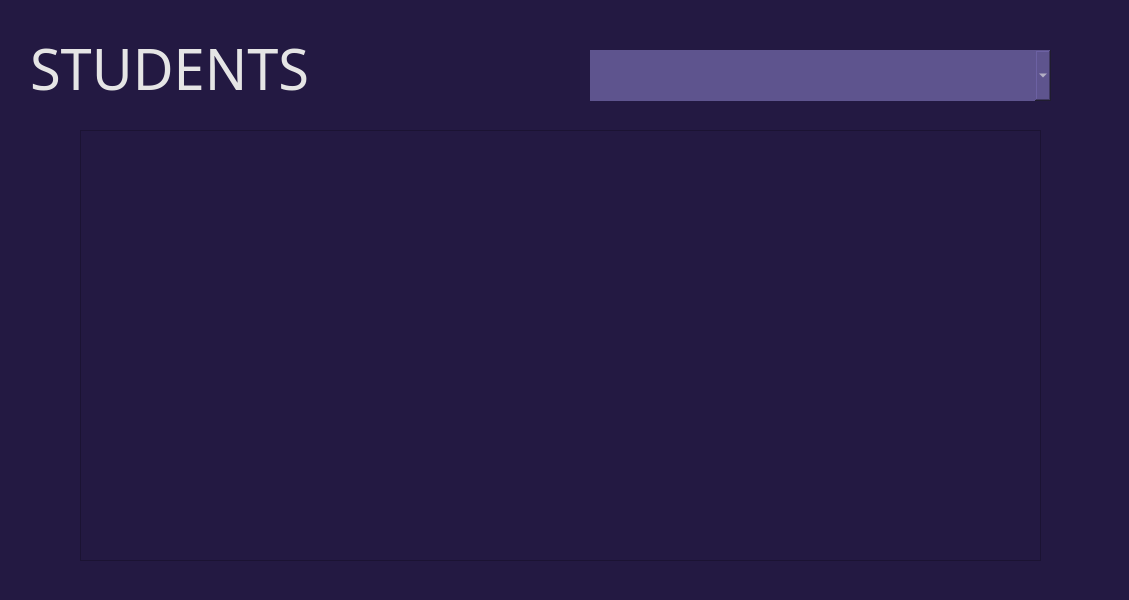
<?xml version="1.0" encoding="UTF-8"?>
<ui version="4.0">
 <class>Form</class>
 <widget class="QWidget" name="Form">
  <property name="geometry">
   <rect>
    <x>0</x>
    <y>0</y>
    <width>1129</width>
    <height>600</height>
   </rect>
  </property>
  <property name="windowTitle">
   <string>Form</string>
  </property>
  <property name="styleSheet">
   <string notr="true">background-color: rgb(35, 25, 66);</string>
  </property>
  <widget class="QLabel" name="label_2">
   <property name="geometry">
    <rect>
     <x>30</x>
     <y>30</y>
     <width>411</width>
     <height>77</height>
    </rect>
   </property>
   <property name="font">
    <font>
     <family>Montserrat ExtraBold</family>
     <pointsize>42</pointsize>
    </font>
   </property>
   <property name="styleSheet">
    <string notr="true">background:None;
color: rgb(229, 229, 229);
image:None;
</string>
   </property>
   <property name="text">
    <string>STUDENTS</string>
   </property>
   <property name="alignment">
    <set>Qt::AlignJustify|Qt::AlignVCenter</set>
   </property>
  </widget>
  <widget class="QScrollArea" name="scrollArea">
   <property name="geometry">
    <rect>
     <x>80</x>
     <y>130</y>
     <width>961</width>
     <height>431</height>
    </rect>
   </property>
   <property name="widgetResizable">
    <bool>true</bool>
   </property>
   <widget class="QWidget" name="scrollAreaWidgetContents">
    <property name="geometry">
     <rect>
      <x>0</x>
      <y>0</y>
      <width>959</width>
      <height>429</height>
     </rect>
    </property>
   </widget>
  </widget>
  <widget class="QComboBox" name="comboBox">
   <property name="geometry">
    <rect>
     <x>590</x>
     <y>50</y>
     <width>461</width>
     <height>51</height>
    </rect>
   </property>
   <property name="styleSheet">
    <string notr="true">background-color: rgb(94, 84, 142);
border: None;
padding:12px;
color: rgb(229, 229, 229);
font: 16pt &quot;Montserrat&quot;;</string>
   </property>
  </widget>
 </widget>
 <resources/>
 <connections/>
</ui>
